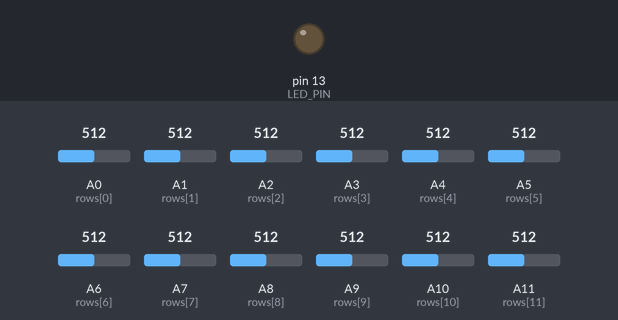
Simulated run of this sketch. Board: Arduino Mega 2560, built with avr-gcc and run on an emulated ATmega2560. Shown: output pins drawn as LEDs (lit = HIGH). Dashed ring = blinking. Inputs (shaded band) come from the test bench; at power-on: A0 (rows[0]) = 512, A1 (rows[1]) = 512, A2 (rows[2]) = 512, A3 (rows[3]) = 512, A4 (rows[4]) = 512, A5 (rows[5]) = 512, A6 (rows[6]) = 512, A7 (rows[7]) = 512, A8 (rows[8]) = 512, A9 (rows[9]) = 512, A10 (rows[10]) = 512, A11 (rows[11]) = 512. Pins used as bus, display or sensor lines are not drawn; what the sketch prints to the serial monitor is not drawn.

Above: at 0.1 s.
At 2.2 s:
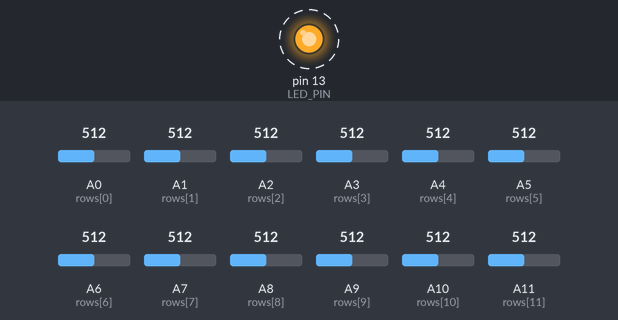
2.3 s: A0 (rows[0]) set to 716
4.2 s: A1 (rows[1]) set to 716
6.9 s: A2 (rows[2]) set to 716
9.6 s: A3 (rows[3]) set to 716
12.2 s: A4 (rows[4]) set to 716
14.0 s: A5 (rows[5]) set to 716
Timing chart, 0 to 16.8 s (numbered marks = the images above; inputs shaded):
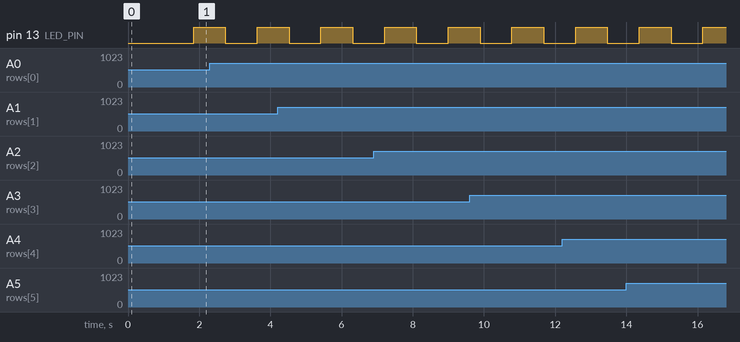

The sketch:

touch.ino
```cpp
const int BAUD_RATE = 9600;
const bool SERIAL_TEST_ONLY = false;
const int COL_COUNT = 7;
const int ROW_COUNT = 12;
const int LED_PIN = LED_BUILTIN;
const int SCAN_INTERVAL_MS = 50;
const int SETTLE_US = 500;
const byte FRAME_HEADER_1 = 0xAA;
const byte FRAME_HEADER_2 = 0x55;

const int cols[COL_COUNT] = {2, 3, 4, 5, 6, 7, 8};
const int rows[ROW_COUNT] = {A0, A1, A2, A3, A4, A5, A6, A7, A8, A9, A10, A11};

int values[ROW_COUNT][COL_COUNT];
unsigned long frameCount = 0;

void setup() {
  pinMode(LED_PIN, OUTPUT);
  digitalWrite(LED_PIN, LOW);

  Serial.begin(BAUD_RATE);
  delay(1000);

  for (int c = 0; c < COL_COUNT; c++) {
    pinMode(cols[c], OUTPUT);
    digitalWrite(cols[c], LOW);
  }

  for (int r = 0; r < ROW_COUNT; r++) {
    pinMode(rows[r], INPUT);
  }
}

void scanVelostatMatrix() {
  for (int c = 0; c < COL_COUNT; c++) {
    for (int i = 0; i < COL_COUNT; i++) {
      digitalWrite(cols[i], LOW);
    }

    digitalWrite(cols[c], HIGH);
    delayMicroseconds(SETTLE_US);

    for (int r = 0; r < ROW_COUNT; r++) {
      values[r][c] = analogRead(rows[r]);
    }
  }

  for (int i = 0; i < COL_COUNT; i++) {
    digitalWrite(cols[i], LOW);
  }
}

void writeMatrixBinary() {
  Serial.write(FRAME_HEADER_1);
  Serial.write(FRAME_HEADER_2);

  for (int r = 0; r < ROW_COUNT; r++) {
    for (int c = 0; c < COL_COUNT; c++) {
      Serial.write((byte)(values[r][c] >> 2));
    }
  }
}

void loop() {
  if (SERIAL_TEST_ONLY) {
    Serial.print(F("baud-test "));
    Serial.println(frameCount++);
    digitalWrite(LED_PIN, !digitalRead(LED_PIN));
    delay(500);
    return;
  }

  scanVelostatMatrix();
  writeMatrixBinary();

  frameCount++;
  if (frameCount % 10 == 0) {
    digitalWrite(LED_PIN, !digitalRead(LED_PIN));
  }

  delay(SCAN_INTERVAL_MS);
}
```
